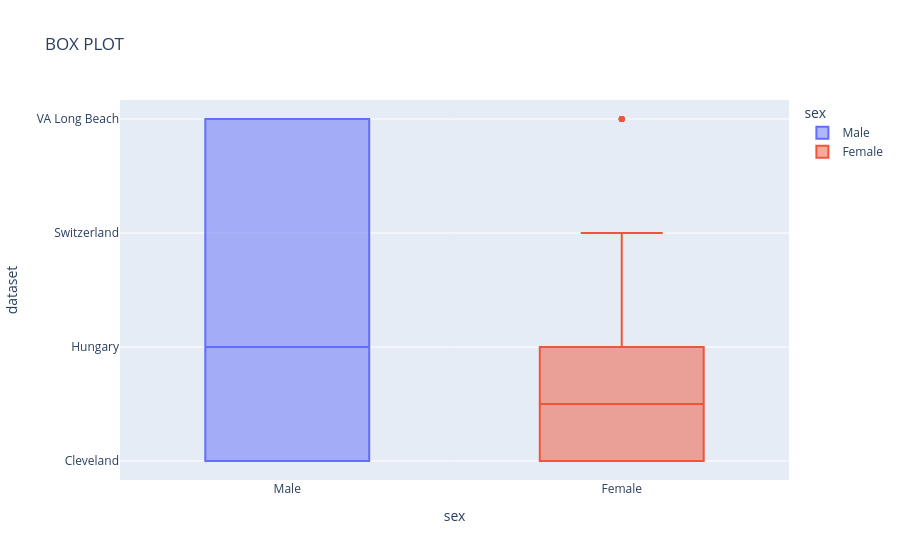

Here is the notebook cell this chart was saved with:
### Code cell
import plotly .io as pio
fig = px.box(
    df, 
    x="sex",
    y="dataset",
    color="sex",
    title="BOX PLOT"
) 
fig.show()

### Figure 1 — Plotly figure (JSON) as saved in the notebook; plotly's stock layout.template omitted (floating-point values rounded to 4 significant figures; data arrays with more than 128 entries replaced by an {"elided": "..."} marker saying what was removed)
{"data": [{"alignmentgroup": "True", "hovertemplate": "sex=%{x}<br>dataset=%{y}<extra></extra>", "legendgroup": "Male", "marker": {"color": "#636efa"}, "name": "Male", "notched": false, "offsetgroup": "Male", "orientation": "v", "showlegend": true, "type": "box", "x": {"elided": "726 str values"}, "x0": " ", "xaxis": "x", "y": {"elided": "726 str values"}, "y0": " ", "yaxis": "y"}, {"alignmentgroup": "True", "hovertemplate": "sex=%{x}<br>dataset=%{y}<extra></extra>", "legendgroup": "Female", "marker": {"color": "#EF553B"}, "name": "Female", "notched": false, "offsetgroup": "Female", "orientation": "v", "showlegend": true, "type": "box", "x": {"elided": "194 str values"}, "x0": " ", "xaxis": "x", "y": {"elided": "194 str values"}, "y0": " ", "yaxis": "y"}], "layout": {"boxmode": "overlay", "legend": {"title": {"text": "sex"}, "tracegroupgap": 0}, "title": {"text": "BOX PLOT"}, "xaxis": {"anchor": "y", "categoryarray": ["Male", "Female"], "categoryorder": "array", "domain": [0, 1], "title": {"text": "sex"}}, "yaxis": {"anchor": "x", "domain": [0, 1], "title": {"text": "dataset"}}}}
